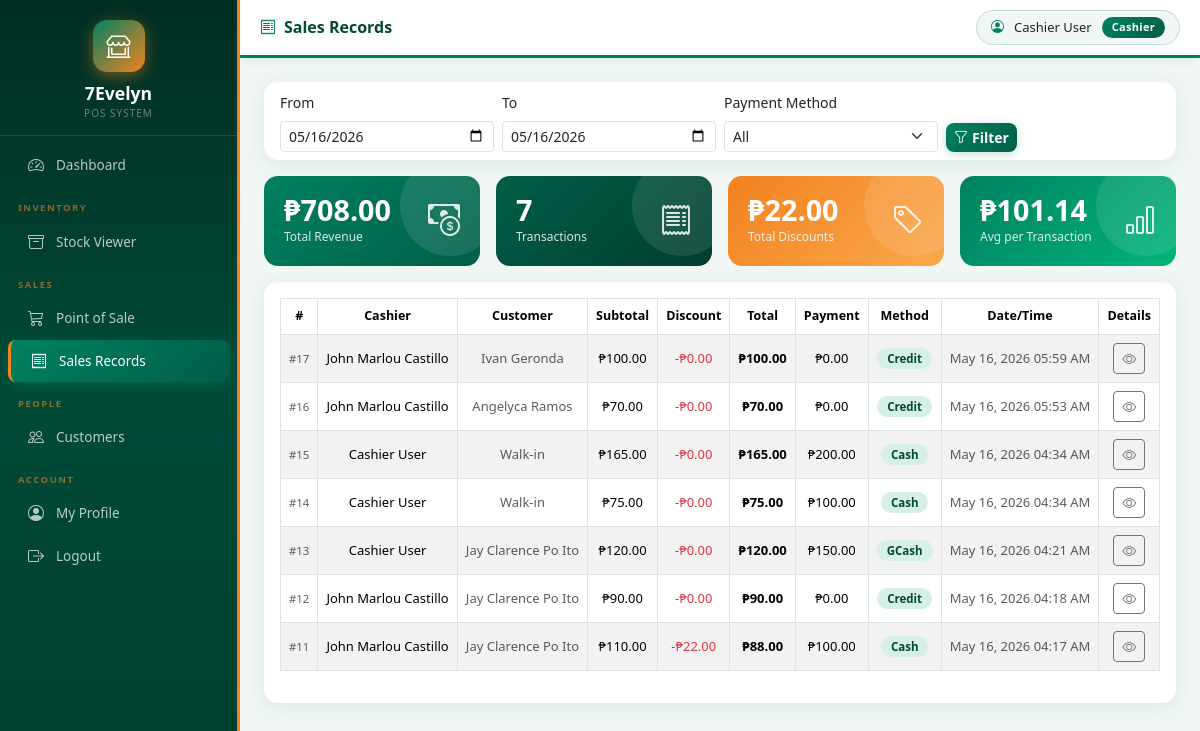
/frontend/sales.php (signed in), run on the app's committed database.
### tables this page shows
CREATE TABLE `sales` (
  `salesID` int(11) NOT NULL,
  `userID` int(11) NOT NULL,
  `customerID` int(11) DEFAULT NULL,
  `total_amount` decimal(10,2) NOT NULL,
  `discount_amount` decimal(10,2) NOT NULL DEFAULT 0.00,
  `tax_amount` decimal(10,2) NOT NULL DEFAULT 0.00,
  `payment` decimal(10,2) NOT NULL,
  `change_amount` decimal(10,2) NOT NULL,
  `payment_method` enum('Cash','Credit','GCash','Card') NOT NULL DEFAULT 'Cash',
  `saleDate` timestamp NOT NULL DEFAULT current_timestamp()
);

CREATE TABLE `customer` (
  `customerID` int(11) NOT NULL,
  `customerName` varchar(100) NOT NULL,
  `contactNo` varchar(20) NOT NULL DEFAULT '',
  `email` varchar(80) DEFAULT NULL,
  `address` varchar(255) DEFAULT NULL,
  `credit_balance` decimal(10,2) NOT NULL DEFAULT 0.00,
  `dateCreated` timestamp NOT NULL DEFAULT current_timestamp(),
  `dateDeleted` date DEFAULT NULL
);

### frontend/sales.php (the view, shortened to what this page needs)
<?php
$dateFrom = $_GET['date_from'] ?? date('Y-m-d');
$dateTo   = $_GET['date_to'] ?? date('Y-m-d');
?>
<?php include 'header.php'; ?>
<?php include 'nav.php'; ?>
<div class="topbar no-print">
    <h5><i class="bi bi-receipt me-2" style="color:var(--ev-purple);"></i>Sales Records</h5>
    <div class="ms-auto"><div class="user-badge"><i class="bi bi-person-circle" style="color:var(--ev-purple);"></i><span><?php echo htmlspecialchars($_SESSION['userName']); ?></span><span class="role-pill"><?php echo htmlspecialchars($_SESSION['roleName']); ?></span></div></div>
</div>
<div class="page-body">
    <div class="card card-shadow mb-3">
        <div class="card-body py-2">
            <form method="GET" class="row g-2 align-items-end">
                <div class="col-md-3"><label class="form-label small">From</label><input type="date" name="date_from" class="form-control form-control-sm" value="<?php echo $dateFrom; ?>"></div>
                <div class="col-md-3"><label class="form-label small">To</label><input type="date" name="date_to" class="form-control form-control-sm" value="<?php echo $dateTo; ?>"></div>
                <div class="col-md-3"><label class="form-label small">Payment Method</label>
                  <select name="method" class="form-select form-select-sm">
                    <option value="">All</option>
                  </select>
                </div>
                <div class="col-md-3"><button type="submit" class="btn btn-ev btn-sm"><i class="bi bi-funnel me-1"></i>Filter</button></div>
            </form>
        </div>
    </div>
    <?php
    $sql = "SELECT s.salesID, CONCAT(u.givenName,' ',u.surName) AS cashier, c.customerName, s.total_amount, s.discount_amount, s.tax_amount, s.payment, s.change_amount, s.payment_method, s.saleDate FROM sales s JOIN users u ON s.userID=u.userID LEFT JOIN customer c ON s.customerID=c.customerID WHERE DATE(s.saleDate) BETWEEN '$dateFrom' AND '$dateTo'";
    $sql .= " ORDER BY s.saleDate DESC";
    $sales = $conn->query($sql);
    $totalsql = "SELECT COALESCE(SUM(total_amount),0) AS revenue, COUNT(*) AS txnCount, COALESCE(SUM(discount_amount),0) AS totalDisc FROM sales WHERE DATE(saleDate) BETWEEN '$dateFrom' AND '$dateTo'";
    $totals = $conn->query($totalsql)->fetch_assoc();
    ?>
    <div class="row g-3 mb-3">
        <div class="col-md-3">
            <div class="stat-card bg-grad-purple">
                <div class="d-flex justify-content-between align-items-start">
                    <div><div class="stat-val">₱<?php echo number_format($totals['revenue'],2); ?></div><div class="stat-lbl">Total Revenue</div></div>
                    <i class="bi bi-cash-coin stat-icon"></i>
                </div>
            </div>
        </div>
        <div class="col-md-3">
            <div class="stat-card bg-grad-blue">
                <div class="d-flex justify-content-between align-items-start">
                    <div><div class="stat-val"><?php echo $totals['txnCount']; ?></div><div class="stat-lbl">Transactions</div></div>
                    <i class="bi bi-receipt stat-icon"></i>
                </div>
            </div>
        </div>
        <div class="col-md-3">
            <div class="stat-card bg-grad-orange">
                <div class="d-flex justify-content-between align-items-start">
                    <div><div class="stat-val">₱<?php echo number_format($totals['totalDisc'],2); ?></div><div class="stat-lbl">Total Discounts</div></div>
                    <i class="bi bi-tag stat-icon"></i>
                </div>
            </div>
        </div>
        <div class="col-md-3">
            <div class="stat-card bg-grad-green">
                <div class="d-flex justify-content-between align-items-start">
                    <div><div class="stat-val">₱<?php echo $totals['txnCount'] > 0 ? number_format($totals['revenue']/$totals['txnCount'],2) : '0.00'; ?></div><div class="stat-lbl">Avg per Transaction</div></div>
                    <i class="bi bi-bar-chart stat-icon"></i>
                </div>
            </div>
        </div>
    </div>
    <div class="card card-shadow">
        <div class="card-body">
            <table id="salesTable" class="table table-bordered table-striped text-center">
                <thead style="background:var(--ev-gradient);color:#fff;">
                    <tr><th>#</th><th>Cashier</th><th>Customer</th><th>Subtotal</th><th>Discount</th><th>Total</th><th>Payment</th><th>Method</th><th>Date/Time</th><th>Details</th></tr>
                </thead>
                <tbody>
                <?php while($r=$sales->fetch_assoc()): ?>
                <tr>
                    <td><small class="text-muted">#<?php echo $r['salesID']; ?></small></td>
                    <td><?php echo htmlspecialchars($r['cashier']); ?></td>
                    <td class="text-muted small"><?php echo htmlspecialchars($r['customerName'] ?? 'Walk-in'); ?></td>
                    <td>₱<?php echo number_format($r['total_amount']+$r['discount_amount']-$r['tax_amount'],2); ?></td>
                    <td class="text-danger">-₱<?php echo number_format($r['discount_amount'],2); ?></td>
                    <td><strong>₱<?php echo number_format($r['total_amount'],2); ?></strong></td>
                    <td>₱<?php echo number_format($r['payment'],2); ?></td>
                    <td><span class="badge-active"><?php echo $r['payment_method']; ?></span></td>
                    <td class="small text-muted"><?php echo date('M d, Y h:i A',strtotime($r['saleDate'])); ?></td>
                    <td><button class="btn btn-sm btn-outline-secondary" onclick="viewSaleDetails(<?php echo $r['salesID']; ?>)"><i class="bi bi-eye"></i></button></td>
                </tr>
                <?php endwhile; ?>
                </tbody>
            </table>
        </div>
    </div>
</div>
</div></div>
</body></html>

### frontend/header.php (style rules this page uses)
:root { --ev-primary: #008161; --ev-primary-dk: #005e47; --ev-accent: #f01b2d; --ev-orange: #f4821f; --ev-white: #ffffff; --ev-purple: #008161; --ev-purple-dark: #005e47; --ev-blue: #005e47; --ev-gradient: linear-gradient(135deg, #008161 0%, #005e47 100%); --ev-gradient-accent: linear-gradient(135deg, #f01b2d 0%, #f4821f 100%); --ev-gradient-warm: linear-gradient(135deg, #f4821f 0%, #f01b2d 100%); --ev-bg: #f0f7f5; --sidebar-w: 240px; }
body { background: var(--ev-bg); }
.topbar { background: #ffffff; border-bottom: 3px solid #008161; padding: 10px 20px; display: flex; align-items: center; box-shadow: 0 2px 8px rgba(0,129,97,0.1); position: sticky; top: 0; z-index: 100; }
.topbar h5 { margin: 0; font-weight: 800; color: #004a38; font-size: 1rem; }
.user-badge { display: flex; align-items: center; gap: 10px; background: #f0f7f5; padding: 6px 14px; border-radius: 25px; font-size: 13px; border: 1px solid rgba(0,129,97,0.2); }
.role-pill { background: var(--ev-gradient); color: white; padding: 2px 10px; border-radius: 12px; font-size: 11px; font-weight: 700; letter-spacing: 0.3px; }
.btn-ev { background: var(--ev-gradient); color: white; border: none; font-weight: 700; border-radius: 8px; transition: all 0.25s; box-shadow: 0 2px 8px rgba(0,129,97,0.25); }
.card { border-radius: 14px; border: none; }
.card-shadow { box-shadow: 0 4px 20px rgba(0,129,97,0.1); }
.stat-card { border-radius: 14px; padding: 20px; color: white; position: relative; overflow: hidden; }
.stat-card::after { content: ''; position: absolute; top: -20px; right: -20px; width: 100px; height: 100px; background: rgba(255,255,255,0.1); border-radius: 50%; }
.stat-card .stat-icon { font-size: 2rem; opacity: 0.85; }
.stat-card .stat-val { font-size: 1.8rem; font-weight: 800; line-height: 1; }
.stat-card .stat-lbl { font-size: 12px; opacity: 0.85; margin-top: 4px; }
.bg-grad-purple { background: linear-gradient(135deg, #008161, #005e47); }
.bg-grad-blue { background: linear-gradient(135deg, #005e47, #003d2e); }
.bg-grad-green { background: linear-gradient(135deg, #008161, #00b47a); }
.bg-grad-orange { background: linear-gradient(135deg, #f4821f, #f9a84d); }
.table th { font-size: 12.5px; white-space: nowrap; }
.table td { font-size: 13px; vertical-align: middle; }
.table thead[style*="ev-gradient"] th, thead[style*="ev-gradient"] th { color: #000000; }
.badge-active { background: #d6f0e8; color: #004a38; padding: 3px 10px; border-radius: 12px; font-size: 11.5px; font-weight: 700; }
.page-body { padding: 24px; }

### data on the page
sales: salesID "17", cashier "John Marlou Castillo", customerID.customerName "Ivan Geronda", $r['total_amount']+$r['discount_amount']-$r['tax_amount'] "100.00", discount_amount "0.00", total_amount "100.00", payment "0.00", payment_method "Credit", saleDate "May 16, 2026 05:59 AM"
sales: salesID "16", cashier "John Marlou Castillo", customerID.customerName "Angelyca Ramos", $r['total_amount']+$r['discount_amount']-$r['tax_amount'] "70.00", discount_amount "0.00", total_amount "70.00", payment "0.00", payment_method "Credit", saleDate "May 16, 2026 05:53 AM"
sales: salesID "15", cashier "Cashier User", customerName "Walk-in", $r['total_amount']+$r['discount_amount']-$r['tax_amount'] "165.00", discount_amount "0.00", total_amount "165.00", payment "200.00", payment_method "Cash", saleDate "May 16, 2026 04:34 AM"
sales: salesID "14", cashier "Cashier User", customerName "Walk-in", $r['total_amount']+$r['discount_amount']-$r['tax_amount'] "75.00", discount_amount "0.00", total_amount "75.00", payment "100.00", payment_method "Cash", saleDate "May 16, 2026 04:34 AM"
sales: salesID "13", cashier "Cashier User", customerID.customerName "Jay Clarence Po Ito", $r['total_amount']+$r['discount_amount']-$r['tax_amount'] "120.00", discount_amount "0.00", total_amount "120.00", payment "150.00", payment_method "GCash", saleDate "May 16, 2026 04:21 AM"
sales: salesID "12", cashier "John Marlou Castillo", customerID.customerName "Jay Clarence Po Ito", $r['total_amount']+$r['discount_amount']-$r['tax_amount'] "90.00", discount_amount "0.00", total_amount "90.00", payment "0.00", payment_method "Credit", saleDate "May 16, 2026 04:18 AM"
sales: salesID "11", cashier "John Marlou Castillo", customerID.customerName "Jay Clarence Po Ito", $r['total_amount']+$r['discount_amount']-$r['tax_amount'] "110.00", discount_amount "22.00", total_amount "88.00", payment "100.00", payment_method "Cash", saleDate "May 16, 2026 04:17 AM"

### other printed values
$_SESSION['userName'] "Cashier User"
$_SESSION['roleName'] "Cashier"
$totals['revenue'] "708.00"
$totals['txnCount'] "7"
$totals['totalDisc'] "22.00"
$totals['revenue']/$totals['txnCount'] "101.14"
